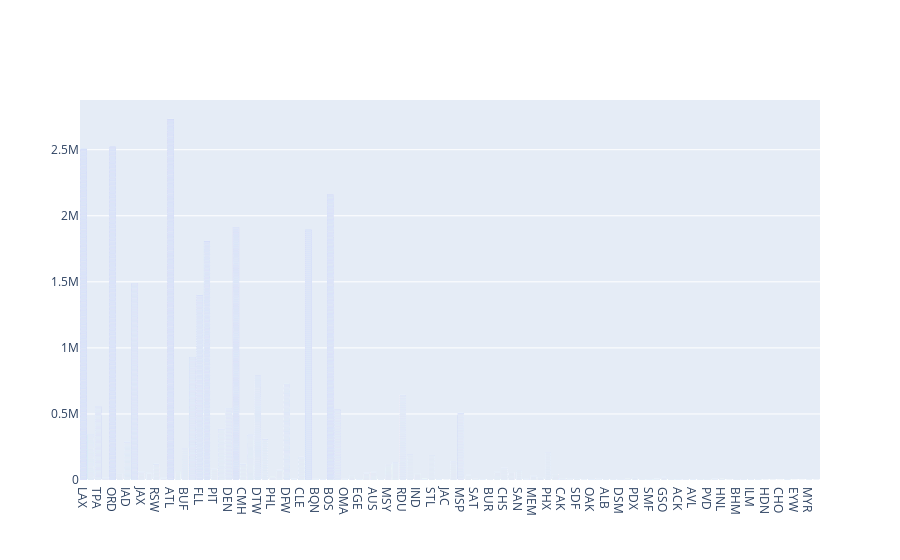

Write notebook code for a chart like this one.
### Code cell
fig = go.Figure(go.Bar(x=df3['dest'], y=df3['num']))
fig.show()

### Figure 1 — Plotly figure (JSON) as saved in the notebook; plotly's stock layout.template omitted (floating-point values rounded to 4 significant figures; data arrays with more than 128 entries replaced by an {"elided": "..."} marker saying what was removed)
{"data": [{"type": "bar", "x": {"elided": "32735 str values"}, "y": {"elided": "32735 int values"}}], "layout": {}}
